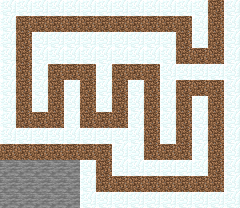

A level layout from a 2D game, rendered from its tile map. Below: a short description, then the map file with its tile-grid data intact:
An orthogonal 15x13 tile map with 16x16 px tiles, 1 tile layer (ground), 3 tilesets and 56 objects.

<map version="1.10" tiledversion="1.12.1" orientation="orthogonal" renderorder="right-down" width="15" height="13" tilewidth="16" tileheight="16" infinite="0" nextlayerid="3" nextobjectid="151">
 <tileset firstgid="1" source="snow.tsx" />
 <tileset firstgid="2" source="dirt.tsx" />
 <tileset firstgid="3" source="stone.tsx" />
 <layer id="1" name="ground" width="15" height="13">
  <data encoding="csv">
1,1,1,1,1,1,1,1,1,1,1,1,1,2,1,
1,2,2,2,2,2,2,2,2,2,2,2,1,2,1,
1,2,1,1,1,1,1,1,1,1,1,2,1,2,1,
1,2,1,1,1,1,1,1,1,1,1,2,2,2,1,
1,2,1,2,2,2,1,2,2,2,1,1,1,1,1,
1,2,1,2,1,2,1,2,1,2,1,2,2,2,1,
1,2,1,2,1,2,1,2,1,2,1,2,1,2,1,
1,2,2,2,1,2,2,2,1,2,1,2,1,2,1,
1,1,1,1,1,1,1,1,1,2,1,2,1,2,1,
2,2,2,2,2,2,2,1,1,2,2,2,1,2,1,
3,3,3,3,3,1,2,1,1,1,1,1,1,2,1,
3,3,3,3,3,1,2,2,2,2,2,2,2,2,1,
3,3,3,3,3,1,1,1,1,1,1,1,1,1,1
</data>
 </layer>
 <objectgroup id="2" name="path">
  <object id="95" x="215" y="3.5">
   <point />
  </object>
  <object id="96" x="215" y="3.5">
   <point />
  </object>
  <object id="97" x="219" y="28.5">
   <point />
  </object>
  <object id="98" x="218.5" y="44.5">
   <point />
  </object>
  <object id="99" x="218" y="57.5">
   <point />
  </object>
  <object id="100" x="203.5" y="62.5">
   <point />
  </object>
  <object id="101" x="187" y="55.5">
   <point />
  </object>
  <object id="102" x="187.5" y="39">
   <point />
  </object>
  <object id="103" x="183.5" y="27">
   <point />
  </object>
  <object id="104" x="169" y="27.5">
   <point />
  </object>
  <object id="105" x="150.5" y="23.5">
   <point />
  </object>
  <object id="106" x="100" y="25.5">
   <point />
  </object>
  <object id="107" x="46.5" y="25">
   <point />
  </object>
  <object id="108" x="26" y="27.5">
   <point />
  </object>
  <object id="109" x="25.5" y="40">
   <point />
  </object>
  <object id="110" x="27.5" y="66.5">
   <point />
  </object>
  <object id="111" x="26.5" y="92">
   <point />
  </object>
  <object id="112" x="27" y="111">
   <point />
  </object>
  <object id="113" x="27" y="124">
   <point />
  </object>
  <object id="114" x="43" y="124">
   <point />
  </object>
  <object id="115" x="59" y="121.5">
   <point />
  </object>
  <object id="116" x="58.5" y="101.5">
   <point />
  </object>
  <object id="117" x="59" y="77">
   <point />
  </object>
  <object id="118" x="75.5" y="75.5">
   <point />
  </object>
  <object id="119" x="91" y="76">
   <point />
  </object>
  <object id="120" x="89.5" y="89.5">
   <point />
  </object>
  <object id="121" x="91" y="104.5">
   <point />
  </object>
  <object id="122" x="91.5" y="122.5">
   <point />
  </object>
  <object id="123" x="104.5" y="124">
   <point />
  </object>
  <object id="124" x="121.5" y="117.5">
   <point />
  </object>
  <object id="125" x="123.5" y="97.5">
   <point />
  </object>
  <object id="126" x="125.5" y="80">
   <point />
  </object>
  <object id="127" x="138" y="72">
   <point />
  </object>
  <object id="128" x="154.5" y="80">
   <point />
  </object>
  <object id="129" x="154.5" y="103">
   <point />
  </object>
  <object id="130" x="155.5" y="139">
   <point />
  </object>
  <object id="131" x="160.5" y="153">
   <point />
  </object>
  <object id="132" x="172.5" y="159">
   <point />
  </object>
  <object id="133" x="185.5" y="147.5">
   <point />
  </object>
  <object id="134" x="187" y="117">
   <point />
  </object>
  <object id="135" x="187" y="93.5">
   <point />
  </object>
  <object id="136" x="202" y="86">
   <point />
  </object>
  <object id="137" x="219" y="99.5">
   <point />
  </object>
  <object id="138" x="220" y="120.5">
   <point />
  </object>
  <object id="139" x="220" y="172">
   <point />
  </object>
  <object id="140" x="215.5" y="186.5">
   <point />
  </object>
  <object id="141" x="201" y="191.5">
   <point />
  </object>
  <object id="142" x="158.5" y="189">
   <point />
  </object>
  <object id="143" x="121.5" y="190.5">
   <point />
  </object>
  <object id="144" x="111.5" y="182.5">
   <point />
  </object>
  <object id="145" x="105" y="169">
   <point />
  </object>
  <object id="146" x="96.5" y="157.5">
   <point />
  </object>
  <object id="147" x="81.5" y="155.5">
   <point />
  </object>
  <object id="148" x="51.5" y="155">
   <point />
  </object>
  <object id="149" x="10.5" y="155">
   <point />
  </object>
  <object id="150" x="10" y="154">
   <point />
  </object>
 </objectgroup>
</map>
